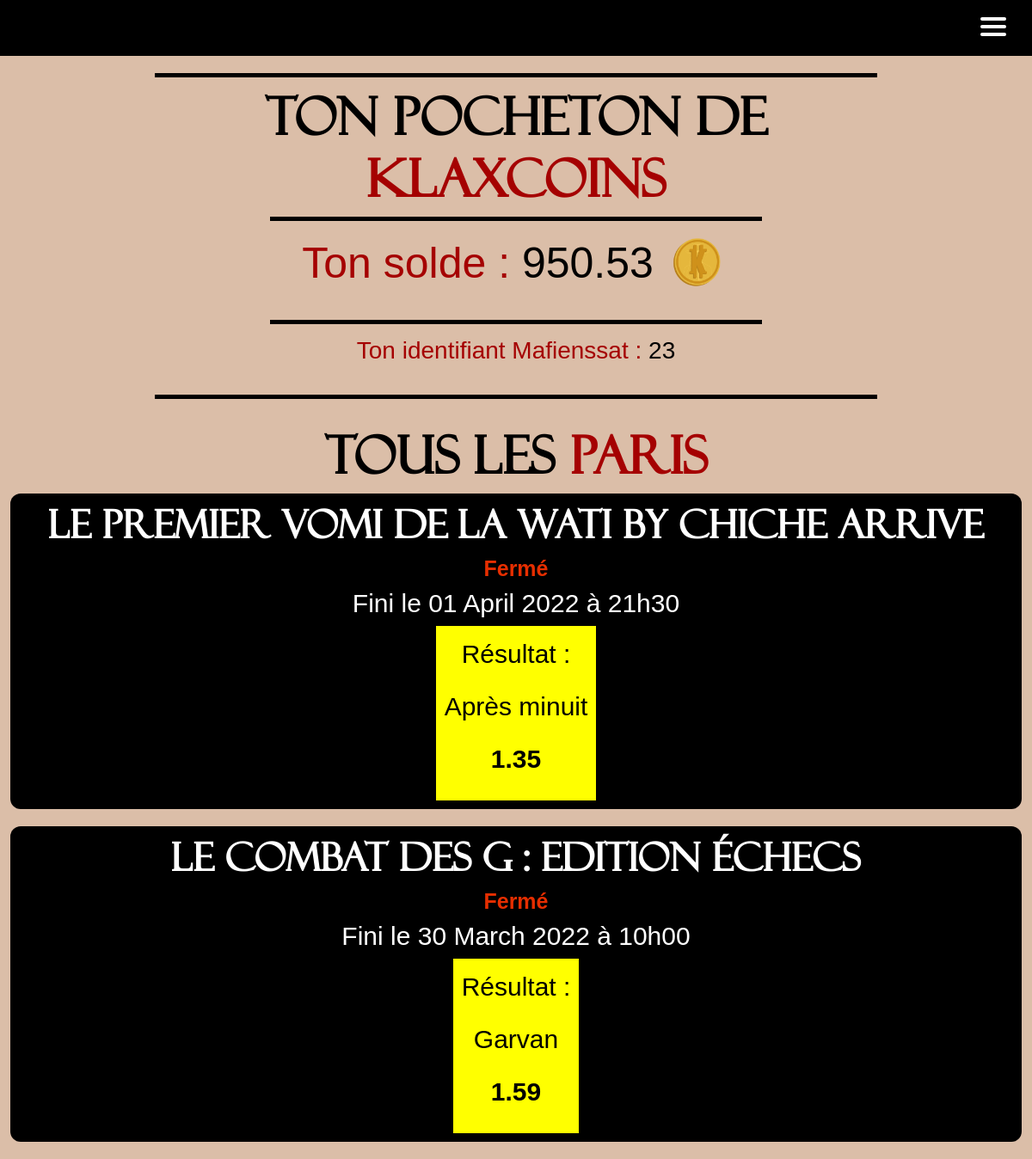
The page /home_betKlax/betKlax/ (signed in) on the database as committed earlier.
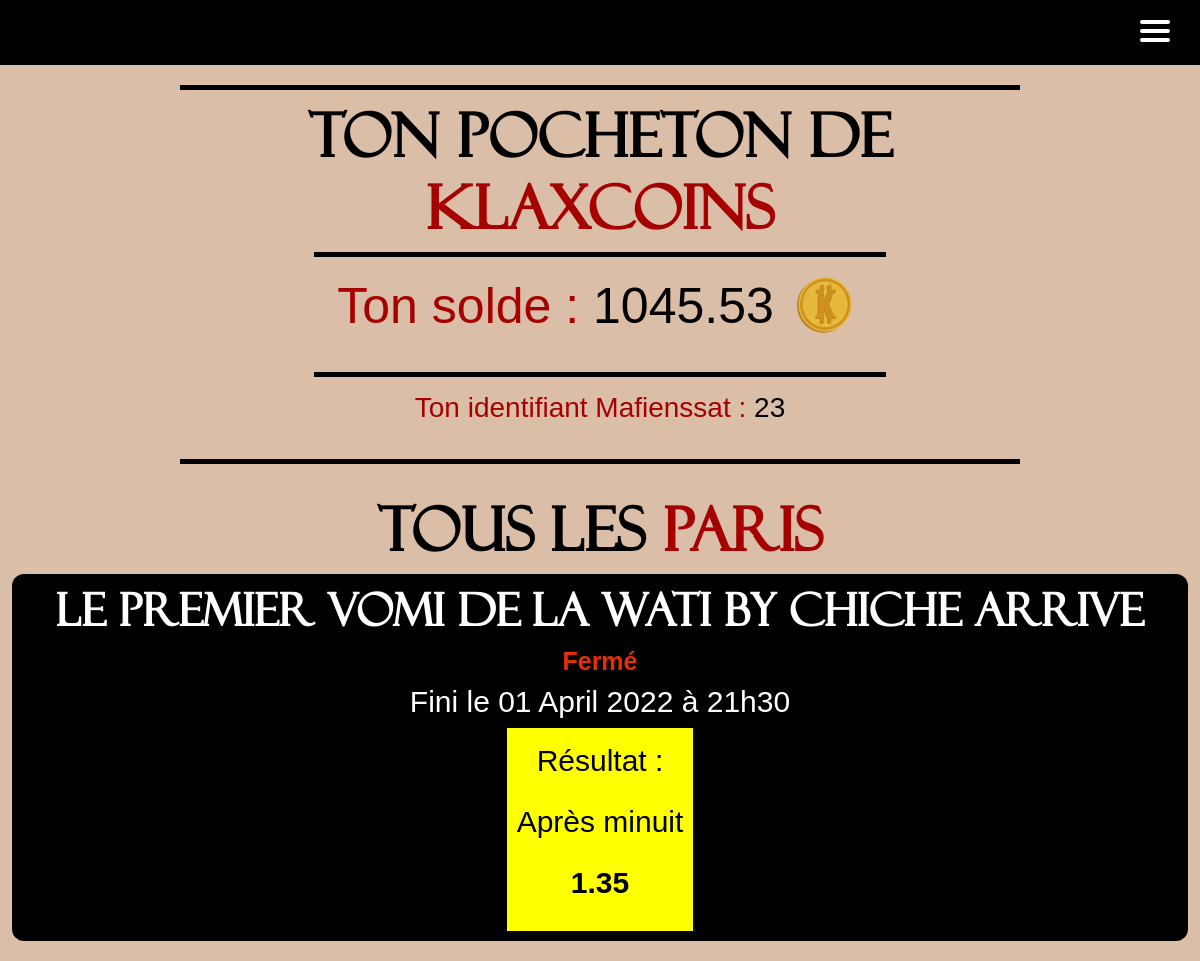
The same page on the database as committed later.
### main_app/models.py (models this page shows)
class User(AbstractUser):
    id = models.AutoField(primary_key=True, unique=True)
    first_name = models.CharField(max_length=30)
    last_name = models.CharField(max_length=30)
    username = models.CharField(max_length=20, unique=True)
    email = models.EmailField(unique=True, default="@enssat.fr")
    SECTOR = (
        ('INFO', 'Informatique'),
        ('PHOT', 'Photonique'),
        ('SNUM', 'Systèmes numériques'),
        ('IMR', 'IMR')
    )
    sector = models.CharField(max_length=4, choices=SECTOR, blank=True, help_text='Donne moi ta filière bro')
    created = models.DateTimeField(auto_now_add=True)
    updated = models.DateTimeField(auto_now=True)
    klax_coins = models.DecimalField(max_digits=12, decimal_places=2, default=100.00)
    activate = models.BooleanField(default=False)
    from_list = models.BooleanField(default=False)
    USERNAME_FIELD = 'email'
    REQUIRED_FIELDS = ['username']

class Bets(models.Model):
    id = models.AutoField(primary_key=True, unique=True)
    bet_name = models.CharField(max_length=256, unique=True)
    win_rate = models.DecimalField(max_digits=4, decimal_places=2, default=2.00)
    win_vote = models.IntegerField(default=0)
    win_gains = models.DecimalField(max_digits=12, decimal_places=2, default=1.00)
    win_name = models.CharField(max_length=128, null=False, default="Oui")
    lose_rate = models.DecimalField(max_digits=4, decimal_places=2, default=2.00)
    lose_vote = models.IntegerField(default=0)
    lose_gains = models.DecimalField(max_digits=12, decimal_places=2, default=1.00)
    lose_name = models.CharField(max_length=128, null=False, default="Non")
    created = models.DateTimeField(auto_now_add=True)
    ended = models.DateTimeField(help_text='YYYY-MM-DD HH:MM:SS')
    visible = models.BooleanField(default=False)
    closed_bet = models.BooleanField(default=False)
    RESULT = (
        ('W', 'Win'),
        ('L', 'Lose')
    )
    result = models.CharField(max_length=1, choices=RESULT, blank=False)

### main_app/views.py (the view)
# urls.py: path("home_betKlax/betKlax/", views.betKlax, name="betKlax"),
def betKlax(request):
    try:
        bets_done = StoreBets.objects.filter(user_id_id=request.user.id, closed_bet=False)
        bet = []
        for b in bets_done:
            bet.append(b.bet_id_id)
        bets = Bets.objects.exclude(id__in=bet).order_by("-id")
        user = User.objects.get(pk=request.user.id)
    except User.DoesNotExist:
        bets = Bets.objects.all()
        user = None
    return render(request, 'bets/betKlax.html', {'bets': bets, 'user': user})

### templates/bets/betKlax.html (shortened to what this page needs)
{% extends 'main.html' %}
{% block content %}
{% load static %}
{% load bootstrap5 %}
{% bootstrap_css %}
{% include 'nav.html' %}
{% if user %}
    <div class="container-fluid" id="wallet">
        <h1>Ton pocheton de <span>Klaxcoins</span></h1>
          {% if user.klax_coins > 0 %}
              <div>
                  <p><span>Ton solde : </span>{{ user.klax_coins }} <img class="img-fluid" height="75" width="75" src="{% static 'klax_or.png' %}" alt=""/></p>
                  <p style="font-size: 28px;"><span>Ton identifiant Mafienssat : </span> {{user.id}} </p>
              </div>
          {% else %}
              <div>
                  <p><span>Time to soudoyer</span> car là tu n'as aucun <img class="img-fluid" height="75" width="75" src="{% static 'klax_or.png' %}" alt=""/> à parier</p>
              </div>
          {% endif %}
    </div>
{% endif %}
<div class="container-fluid" id="betklax-pages">
    <h1 style="text-align: center; margin-top:20px">Tous les <span>paris</span></h1>
    {% for bet in bets %}
        {% if bet.visible %}
            <div class="div-du-bet">
                <h3>{{ bet.bet_name }}</h3>
                {% if bet.closed_bet %}
                    <h4 style="color: #e62e00; font-weight: bold">Fermé</h4>
                {% endif %}
                <h5>Fini le {{bet.ended | date:"d"}} {{bet.ended  | date:"F"}} {{bet.ended  | date:"o"}} à {{bet.ended | date:"H"}}h{{bet.ended | date:"i"}}</h5>
                {% if request.user.is_authenticated and not bet.closed_bet and not bet.result %}
                    <a class="button_rate" href="{% url "makeBetW" bet.id %}" id="makeBetW{{ bet.id }}">
                        <p id="label">{{ bet.win_name }}</p>
                        <p id="rate">{{ bet.win_rate }}</p>
                    </a>
                    <a class="button_rate" href="{% url "makeBetL" bet.id %}" id="makeBetL{{ bet.id }}">
                        <p id="label">{{ bet.lose_name }}</p>
                        <p id="rate">{{ bet.lose_rate }}</p>
                    </a>
                {% elif bet.result %}
                    {% if bet.result == 'W' %}
                        <div class="button_rate">
                            <p id="label">Résultat :</p>
                            <p id="label">{{ bet.win_name }}</p>
                            <p id="rate">{{ bet.win_rate }}</p>
                        </div>
                    {% else %}
                        <div class="button_rate">
                            <p id="label">Résultat :</p>
                            <p id="label">{{ bet.lose_name }}</p>
                            <p id="rate">{{ bet.lose_rate }}</p>
                        </div>
                    {% endif %}
                {% endif %}
            </div>
        {% endif %}
    {% endfor %}
</div>
{% endblock %}

### templates/main.html (shortened to what this page needs)
<!DOCTYPE html>
{% load static %}
{% load bootstrap5 %}
<html>
{% bootstrap_css %}
<head>
    <link rel="stylesheet" href="{% static 'styles/style.css' %}" />
</head>
<body>
    {% block content %}
    {% endblock %}
</body>
</html>

### templates/nav.html (shortened to what this page needs)
{% extends 'main.html' %}
{% load static %}
{% block content %}
<nav class="nav">
  <div class="container">
      <span class="navTrigger">
          <i></i>
          <i></i>
          <i></i>
      </span>
  </div>
</nav>
{% endblock %}

### static/styles/style.css (style rules this page uses)
body { background-color: #dbbea8; color: black; }
* { cursor:url(https://i.ibb.co/2Whsx1h/klaxicon-5.png) 25 15, auto; }
#wallet { font-size: 60px; text-align: center; color: black; font-weight:normal; font-style:normal; padding-top: 10px; padding-bottom: 10px; margin: 20px auto 30px; width: 70%; border-top: 5px solid black; border-bottom: 5px solid black; }
#wallet h1 { font-size: 60px; text-align: center; font-family: 'Felixti', Arial, sans-serif; font-weight: bold; }
#wallet p { font-size: 50px; text-align: center; font-family: 'LinBiolinum', Arial, sans-serif; color: black; font-weight:normal; margin-bottom: 10px; font-style:normal; padding-top: 10px; padding-bottom: 10px; margin-left: auto; margin-right: auto; width: 70%; border-top: 5px solid black; }
#wallet span { color: rgb(165, 1, 1); }
#wallet img { margin-bottom: 10px; }
#betklax-pages { margin-top: 20px; }
#betklax-pages h1 { font-size: 60px; text-align: center; font-family: 'Felixti', Arial, sans-serif; font-weight: bold; }
#betklax-pages h3 { font-size: 45px; text-align: center; font-family: 'Felixti', Arial, sans-serif; font-weight: bold; }
#betklax-pages h4 { font-size: 25px; text-align: center; font-family: 'LinBiolinum', Arial, sans-serif; font-weight: bold; }
#betklax-pages h5 { font-size: 30px; text-align: center; font-family: 'LinBiolinum', Arial, sans-serif; }
#betklax-pages p { font-size: 30px; text-align: center; font-family: 'LinBiolinum', sans-serif; }
#betklax-pages span { color: rgb(165, 1, 1); }
.div-du-bet { text-align: center; background-color: black; padding: 10px; border-radius: 12px; justify-content: center; margin-bottom: 20px; color:white; }
.div-du-bet h3 { font-size: 25px; }
.div-du-bet h4 { font-size: 17px; }
.button_rate { display: inline-block; background-color: yellow; font-family: 'LinBiolinum', Arial, sans-serif; padding: 10px; color:#000; }
.button_rate #rate { font-family: 'LinBiolinum', Arial, sans-serif; font-weight: bold; color: #000!important; }
.nav { width: 100%; height: 65px; position: relative; line-height: 65px; text-align: justify; font-family: 'Corleone', Arial, sans-serif; font-weight:normal; font-style:normal; background-color: #000000; }
.navTrigger { display: none; }
.nav { -webkit-transition: all 0.4s ease; transition: all 0.4s ease; }
@media screen and (max-width:1400px) { .navTrigger { display: block; } }
.navTrigger { cursor: pointer; width: 30px; height: 25px; margin: auto; position: absolute; right: 30px; top: 0; bottom: 0; }
.navTrigger i { background-color: #FFF; border-radius: 2px; content: ''; display: block; width: 100%; height: 4px; }
.navTrigger i:nth-child(1) { -webkit-animation: outT 0.8s backwards; animation: outT 0.8s backwards; -webkit-animation-direction: reverse; animation-direction: reverse; }
.navTrigger i:nth-child(2) { margin: 5px 0; -webkit-animation: outM 0.8s backwards; animation: outM 0.8s backwards; -webkit-animation-direction: reverse; animation-direction: reverse; }
.navTrigger i:nth-child(3) { -webkit-animation: outBtm 0.8s backwards; animation: outBtm 0.8s backwards; -webkit-animation-direction: reverse; animation-direction: reverse; }

Rows that differ between the two databases and show on the page:
removed Bets: bet_name "Le combat des G : Edition échecs", closed_bet "Fermé", ended "30", ended "March", ended "2022", ended "10", ended "00", win_name "Garvan", win_rate "1.59"
changed User id 23: klax_coins "950.53" → "1045.53"
